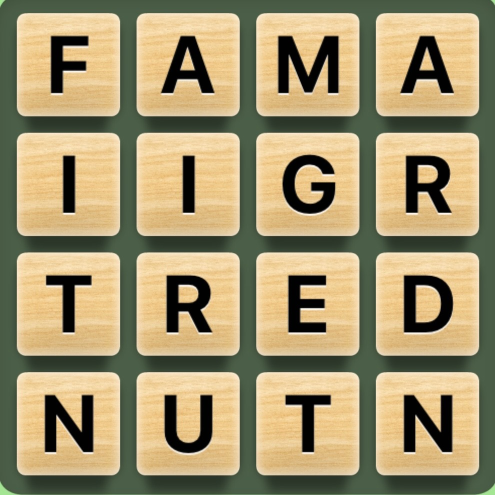
#> input picture grid_solver/character_recognition/IMG_8220.jpeg, 990 x 990 px (shown at 1/2 size); its folder holds only this picture in this run
$ python -i image_transform.py   (imports and definitions only)
#> lines starting #> are read from the running program, lines starting #| are printed output that depends on the picture
#> further down, picture is the input picture: PIL image 990x990 RGB; mean R, G, B 161.7, 148.2, 110.9
from PIL import Image, ImageEnhance, ImageOps
import random
from torchvision import transforms
import numpy as np
import os
import cv2

def PIL_transform(img: Image.Image, crop_percent=5, resize_len=32):
    """Crop white outer borders and resize."""
    width, height = img.size
    crop_pixels = (crop_percent/100 * width)*0.5 + (crop_percent/100 * height)*0.5
    crop_box = (crop_pixels, crop_pixels, width - crop_pixels, height - crop_pixels)
    cropped_img = img.crop(crop_box)
    resized_img = cropped_img.resize((resize_len, resize_len))
    return resized_img

def transform_for_balancing(img: Image.Image):
    """Takes in already-processed images and makes small changes for more data."""
    enhancer = ImageEnhance.Brightness(img)
    img = enhancer.enhance(random.uniform(0.90, 1.10))
    enhancer = ImageEnhance.Contrast(img)
    img = enhancer.enhance(random.uniform(0.90, 1.10))
    angle = random.uniform(-5, 5)
    img = img.rotate(angle, resample=Image.BILINEAR, expand=False, fillcolor=0)
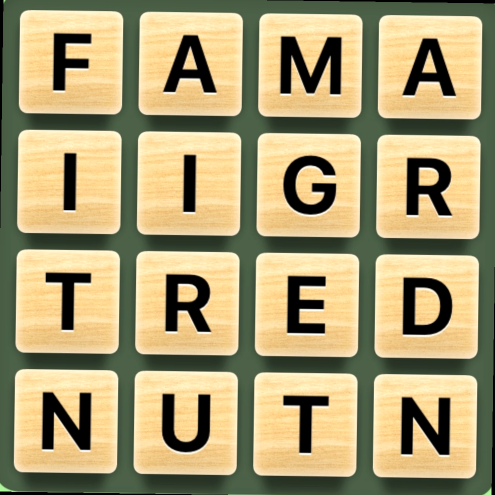
#> img: PIL image 990x990 RGB (shown at 1/2 size); mean R, G, B 169.5, 156.9, 115.1
    return img

def get_mean_std():
    pixels = []
    data_path = os.path.join(os.path.dirname(os.path.abspath(__file__)), "data")
    for char_class in os.listdir(data_path):
        for file in os.listdir(f"{data_path}/{char_class}"):
            img = cv2.imread(f"{data_path}/{char_class}/{file}", cv2.IMREAD_GRAYSCALE)
            pixels.append(img.flatten())

    pixels = np.concatenate(pixels)
    mean = np.mean(pixels) / 255.0
    std = np.std(pixels) / 255.0
    return [mean], [std]

def get_torch_transform():
    mean, std = [0.14148982804599827], [0.31596098994015237] # get_mean_std()
    transform = transforms.Compose([
        transforms.Grayscale(),
        transforms.ToTensor(),
        transforms.Normalize(mean, std)
    ])
    return transform

>>> from PIL import Image
>>> picture = Image.open('IMG_8220.jpeg')
>>> result = transform_for_balancing(picture)

$ run again, on grid_solver/character_recognition/IMG_8225.jpeg
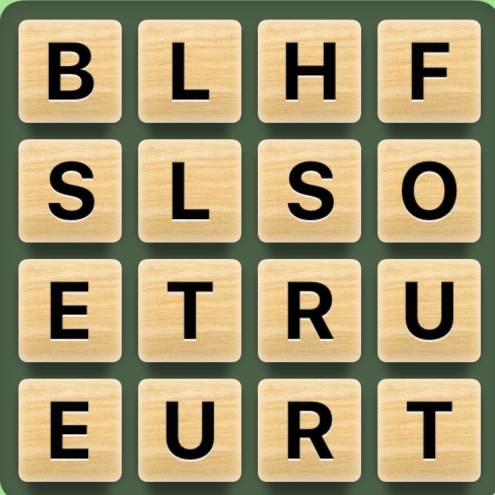
#> input picture grid_solver/character_recognition/IMG_8225.jpeg, 989 x 989 px (shown at 1/2 size)
#> picture is the input picture: PIL image 989x989 RGB; mean R, G, B 162.4, 148.7, 111.3
#> in transform_for_balancing, `img = img.rotate(angle, resample=Image.BILINEAR, expand=False, fillcol..`:
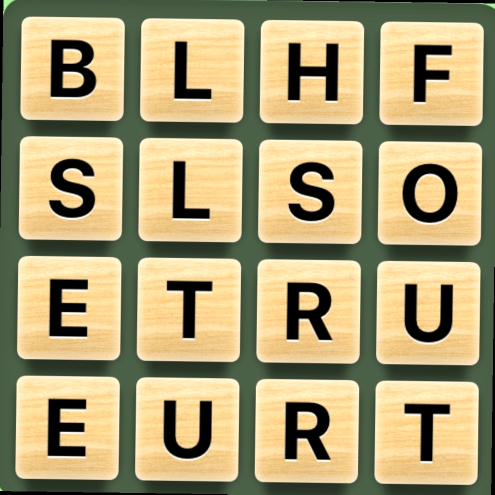
#> img: PIL image 989x989 RGB (shown at 1/2 size); mean R, G, B 170.2, 157.4, 115.5

$ run again, on grid_solver/character_recognition/JsxLT.jpg
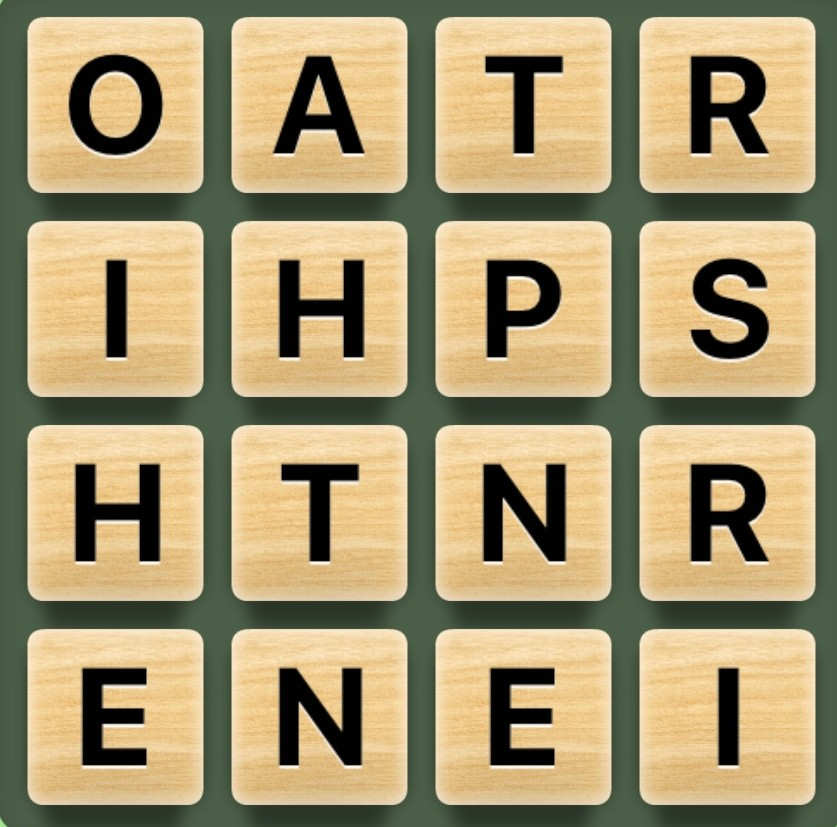
#> input picture grid_solver/character_recognition/JsxLT.jpg, 837 x 827 px
#> picture is the input picture: PIL image 837x827 RGB; mean R, G, B 164.6, 150.1, 112.1
#> in transform_for_balancing, `img = img.rotate(angle, resample=Image.BILINEAR, expand=False, fillcol..`:
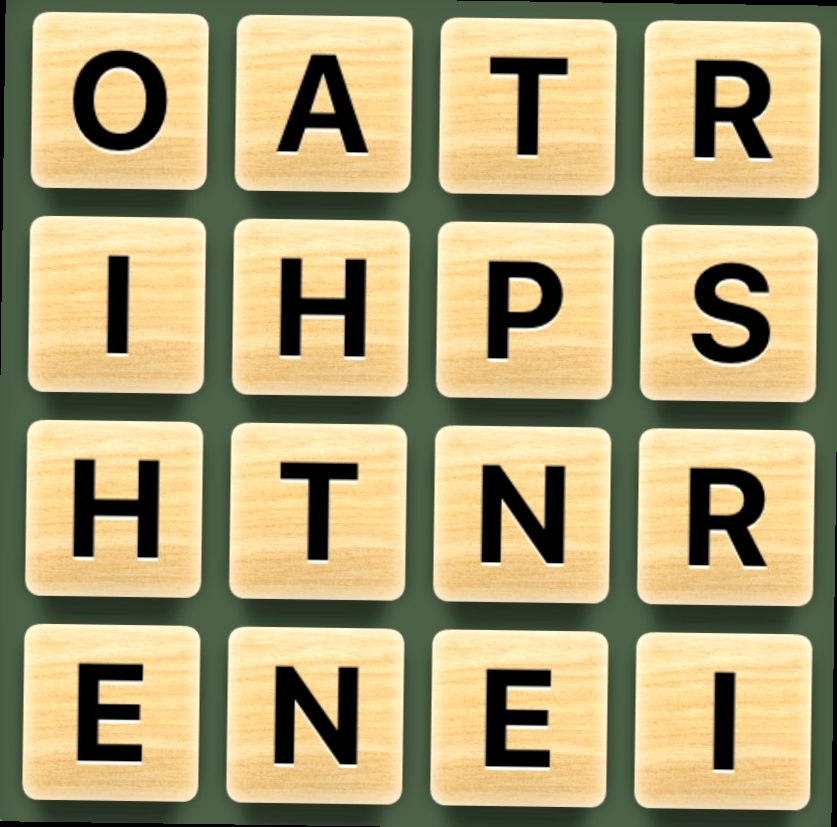
#> img: PIL image 837x827 RGB; mean R, G, B 172.6, 159, 116.4
